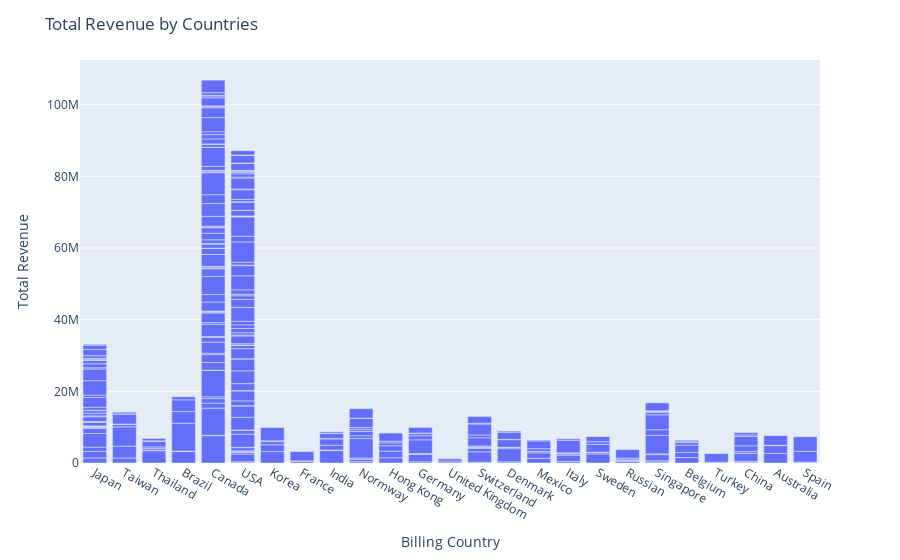

This figure's notebook cell:
### Markdown cell above
From this Plotly graph, we note that:
* Most of the total revenue comes from Laptops between 2M - 3M monthly
* The lowest mean revenue is from accessories
* Tablets peaked around Januarry before peaking again around November.
* Digital Media has peaked only on December

### Code cell
df2 = df
fig = px.bar(df2, y='Total Revenue',x='Billing Country')
fig.update_layout(uniformtext_minsize=10, uniformtext_mode='hide',title='Total Revenue by Countries')
fig.show()

### Figure 1 — Plotly figure (JSON) as saved in the notebook; plotly's stock layout.template omitted (floating-point values rounded to 4 significant figures; data arrays with more than 128 entries replaced by an {"elided": "..."} marker saying what was removed)
{"data": [{"alignmentgroup": "True", "hovertemplate": "Billing Country=%{x}<br>Total Revenue=%{y}<extra></extra>", "legendgroup": "", "marker": {"color": "#636efa", "pattern": {"shape": ""}}, "name": "", "offsetgroup": "", "orientation": "v", "showlegend": false, "textposition": "auto", "type": "bar", "x": {"elided": "308 str values"}, "xaxis": "x", "y": {"elided": "308 int values"}, "yaxis": "y"}], "layout": {"barmode": "relative", "legend": {"tracegroupgap": 0}, "margin": {"t": 60}, "title": {"text": "Total Revenue by Countries"}, "uniformtext": {"minsize": 10, "mode": "hide"}, "xaxis": {"anchor": "y", "domain": [0, 1], "title": {"text": "Billing Country"}}, "yaxis": {"anchor": "x", "domain": [0, 1], "title": {"text": "Total Revenue"}}}}
